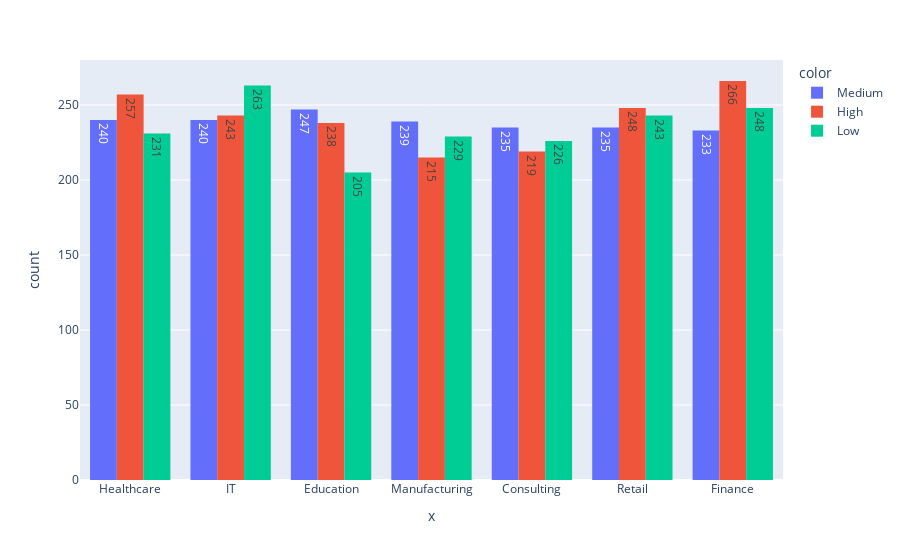

Notebook code cell kept with this figure:
### Code cell
fig = px.histogram(x= df['Industry'], text_auto= True, color = df['Stress_Level'], barmode= 'group')
fig.show()

### Figure 1 — Plotly figure (JSON) as saved in the notebook; plotly's stock layout.template omitted (floating-point values rounded to 4 significant figures; data arrays with more than 128 entries replaced by an {"elided": "..."} marker saying what was removed)
{"data": [{"alignmentgroup": "True", "bingroup": "x", "hovertemplate": "color=Medium<br>x=%{x}<br>count=%{y}<extra></extra>", "legendgroup": "Medium", "marker": {"color": "#636efa", "pattern": {"shape": ""}}, "name": "Medium", "offsetgroup": "Medium", "orientation": "v", "showlegend": true, "texttemplate": "%{value}", "type": "histogram", "x": {"elided": "1669 str values"}, "xaxis": "x", "yaxis": "y"}, {"alignmentgroup": "True", "bingroup": "x", "hovertemplate": "color=High<br>x=%{x}<br>count=%{y}<extra></extra>", "legendgroup": "High", "marker": {"color": "#EF553B", "pattern": {"shape": ""}}, "name": "High", "offsetgroup": "High", "orientation": "v", "showlegend": true, "texttemplate": "%{value}", "type": "histogram", "x": {"elided": "1686 str values"}, "xaxis": "x", "yaxis": "y"}, {"alignmentgroup": "True", "bingroup": "x", "hovertemplate": "color=Low<br>x=%{x}<br>count=%{y}<extra></extra>", "legendgroup": "Low", "marker": {"color": "#00cc96", "pattern": {"shape": ""}}, "name": "Low", "offsetgroup": "Low", "orientation": "v", "showlegend": true, "texttemplate": "%{value}", "type": "histogram", "x": {"elided": "1645 str values"}, "xaxis": "x", "yaxis": "y"}], "layout": {"barmode": "group", "legend": {"title": {"text": "color"}, "tracegroupgap": 0}, "margin": {"t": 60}, "xaxis": {"anchor": "y", "domain": [0, 1], "title": {"text": "x"}}, "yaxis": {"anchor": "x", "domain": [0, 1], "title": {"text": "count"}}}}
